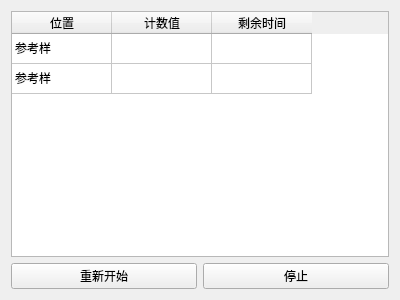
<?xml version="1.0" encoding="UTF-8"?>
<ui version="4.0">
 <class>CalibrateMeasurementing</class>
 <widget class="QWidget" name="CalibrateMeasurementing">
  <property name="geometry">
   <rect>
    <x>0</x>
    <y>0</y>
    <width>400</width>
    <height>300</height>
   </rect>
  </property>
  <property name="windowTitle">
   <string>Form</string>
  </property>
  <layout class="QVBoxLayout" name="verticalLayout">
   <item>
    <widget class="QTableWidget" name="tableWidget">
     <property name="sizeAdjustPolicy">
      <enum>QAbstractScrollArea::AdjustToContents</enum>
     </property>
     <property name="editTriggers">
      <set>QAbstractItemView::NoEditTriggers</set>
     </property>
     <attribute name="verticalHeaderVisible">
      <bool>false</bool>
     </attribute>
     <row>
      <property name="text">
       <string/>
      </property>
     </row>
     <row>
      <property name="text">
       <string/>
      </property>
     </row>
     <column>
      <property name="text">
       <string>位置</string>
      </property>
     </column>
     <column>
      <property name="text">
       <string>计数值</string>
      </property>
     </column>
     <column>
      <property name="text">
       <string>剩余时间</string>
      </property>
     </column>
     <item row="0" column="0">
      <property name="text">
       <string>参考样</string>
      </property>
     </item>
     <item row="1" column="0">
      <property name="text">
       <string>参考样</string>
      </property>
     </item>
    </widget>
   </item>
   <item>
    <layout class="QHBoxLayout" name="horizontalLayout">
     <item>
      <widget class="QPushButton" name="restart">
       <property name="text">
        <string>重新开始</string>
       </property>
      </widget>
     </item>
     <item>
      <widget class="QPushButton" name="stop">
       <property name="text">
        <string>停止</string>
       </property>
      </widget>
     </item>
    </layout>
   </item>
  </layout>
 </widget>
 <resources/>
 <connections/>
</ui>
